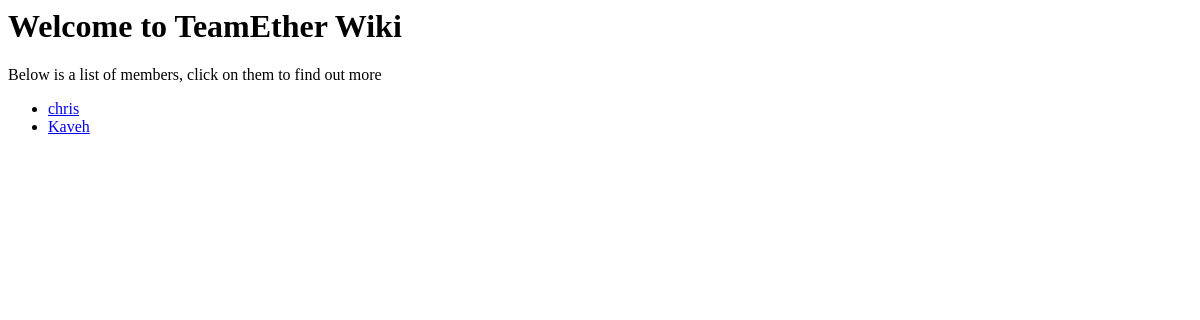
/hello/, run on an earlier commit of the app's database.
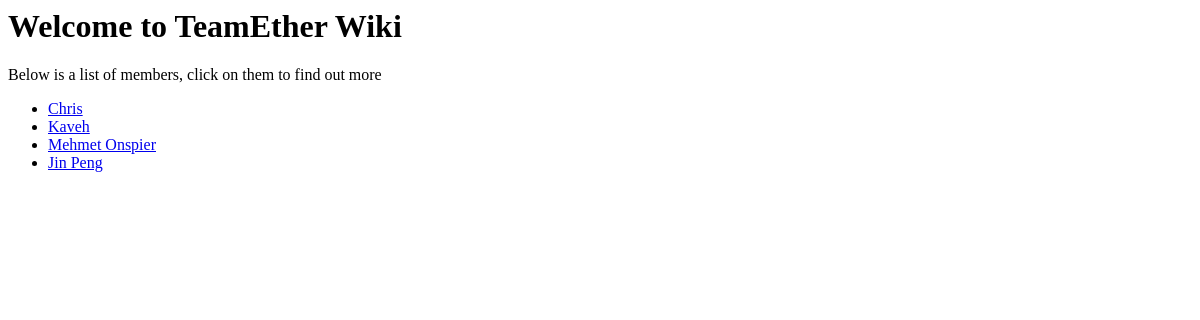
And on a later commit of the database.
### hello/models.py (models this page shows, shortened)
class Person(models.Model):
    person_name = models.CharField(max_length=200)
    person_bio = models.CharField(max_length=1000)

### hello/views.py (the view)
def index(request):
    team_members = Person.objects.all()
    context = {
	'team_members': team_members,
    }
    return render(request,'hello/index.html',context)

### hello/templates/hello/index.html
<h1>
  Welcome to TeamEther Wiki
</h1>
<p>
  Below is a list of members, click on them to find out more
</p>
<ul>
{% for person in team_members%}
		<li>
      <a href="/hello/{{ person.id }}/">{{ person.person_name }}</a>
    </li>
{% endfor %}
</ul>

What changed in the data, as far as the page shows it:
changed Person: person_name "chris" → "Chris"
added Person: person_name "Mehmet Onspier"
added Person: person_name "Jin Peng"
